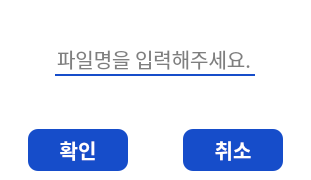
<?xml version="1.0" encoding="UTF-8"?>
<ui version="4.0">
 <class>Dialog</class>
 <widget class="QDialog" name="Dialog">
  <property name="geometry">
   <rect>
    <x>0</x>
    <y>0</y>
    <width>311</width>
    <height>180</height>
   </rect>
  </property>
  <property name="minimumSize">
   <size>
    <width>0</width>
    <height>180</height>
   </size>
  </property>
  <property name="maximumSize">
   <size>
    <width>16777215</width>
    <height>180</height>
   </size>
  </property>
  <property name="windowTitle">
   <string>Dialog</string>
  </property>
  <layout class="QVBoxLayout" name="verticalLayout">
   <property name="spacing">
    <number>0</number>
   </property>
   <property name="leftMargin">
    <number>0</number>
   </property>
   <property name="topMargin">
    <number>0</number>
   </property>
   <property name="rightMargin">
    <number>0</number>
   </property>
   <property name="bottomMargin">
    <number>0</number>
   </property>
   <item>
    <widget class="QWidget" name="widget_2" native="true">
     <property name="sizePolicy">
      <sizepolicy hsizetype="Preferred" vsizetype="Expanding">
       <horstretch>0</horstretch>
       <verstretch>0</verstretch>
      </sizepolicy>
     </property>
     <property name="maximumSize">
      <size>
       <width>16777215</width>
       <height>120</height>
      </size>
     </property>
     <property name="styleSheet">
      <string notr="true">QWidget{
font-family: Pretendard;
background-color: rgb(255, 255, 255);
}</string>
     </property>
     <layout class="QHBoxLayout" name="horizontalLayout_3">
      <property name="spacing">
       <number>0</number>
      </property>
      <property name="leftMargin">
       <number>0</number>
      </property>
      <property name="topMargin">
       <number>0</number>
      </property>
      <property name="rightMargin">
       <number>0</number>
      </property>
      <property name="bottomMargin">
       <number>0</number>
      </property>
      <item alignment="Qt::AlignHCenter">
       <widget class="QLineEdit" name="le_file_name">
        <property name="minimumSize">
         <size>
          <width>200</width>
          <height>0</height>
         </size>
        </property>
        <property name="styleSheet">
         <string notr="true">    text-align: center;
    border: 1px solid #164DCA;
font-size: 20px;
border: none;
border-bottom: 2px solid #164DCA;</string>
        </property>
        <property name="placeholderText">
         <string>파일명을 입력해주세요.</string>
        </property>
       </widget>
      </item>
     </layout>
    </widget>
   </item>
   <item>
    <widget class="QWidget" name="widget_4" native="true">
     <property name="maximumSize">
      <size>
       <width>16777215</width>
       <height>60</height>
      </size>
     </property>
     <property name="styleSheet">
      <string notr="true">QWidget{
font-family: Pretendard;
background-color: rgb(255, 255, 255);
}</string>
     </property>
     <layout class="QHBoxLayout" name="horizontalLayout_2">
      <property name="spacing">
       <number>0</number>
      </property>
      <property name="leftMargin">
       <number>0</number>
      </property>
      <property name="topMargin">
       <number>0</number>
      </property>
      <property name="rightMargin">
       <number>0</number>
      </property>
      <property name="bottomMargin">
       <number>0</number>
      </property>
      <item alignment="Qt::AlignHCenter">
       <widget class="QPushButton" name="pb_check">
        <property name="minimumSize">
         <size>
          <width>100</width>
          <height>40</height>
         </size>
        </property>
        <property name="font">
         <font>
          <family>Pretendard</family>
          <pointsize>-1</pointsize>
          <bold>true</bold>
         </font>
        </property>
        <property name="styleSheet">
         <string notr="true">QPushButton{
background: #164DCA;
box-shadow: 0px 2px 12px rgb(25 25 25 / 16%);
align-items: center;
color: #fff;
font-weight: 600;
font-size: 20px;
border-radius: 10px;
padding: 6px;
}</string>
        </property>
        <property name="text">
         <string>확인</string>
        </property>
       </widget>
      </item>
      <item alignment="Qt::AlignHCenter">
       <widget class="QPushButton" name="pb_cancel">
        <property name="minimumSize">
         <size>
          <width>100</width>
          <height>40</height>
         </size>
        </property>
        <property name="font">
         <font>
          <family>Pretendard</family>
          <pointsize>-1</pointsize>
          <bold>true</bold>
         </font>
        </property>
        <property name="styleSheet">
         <string notr="true">QPushButton{
background: #164DCA;
box-shadow: 0px 2px 12px rgb(25 25 25 / 16%);
align-items: center;
color: #fff;
font-weight: 600;
font-size: 20px;
border-radius: 10px;
padding: 6px;
}</string>
        </property>
        <property name="text">
         <string>취소</string>
        </property>
       </widget>
      </item>
     </layout>
    </widget>
   </item>
  </layout>
 </widget>
 <resources/>
 <connections>
  <connection>
   <sender>pb_check</sender>
   <signal>clicked()</signal>
   <receiver>Dialog</receiver>
   <slot>accept()</slot>
   <hints>
    <hint type="sourcelabel">
     <x>72</x>
     <y>159</y>
    </hint>
    <hint type="destinationlabel">
     <x>-15</x>
     <y>159</y>
    </hint>
   </hints>
  </connection>
  <connection>
   <sender>pb_cancel</sender>
   <signal>clicked()</signal>
   <receiver>Dialog</receiver>
   <slot>reject()</slot>
   <hints>
    <hint type="sourcelabel">
     <x>236</x>
     <y>166</y>
    </hint>
    <hint type="destinationlabel">
     <x>359</x>
     <y>138</y>
    </hint>
   </hints>
  </connection>
 </connections>
</ui>
